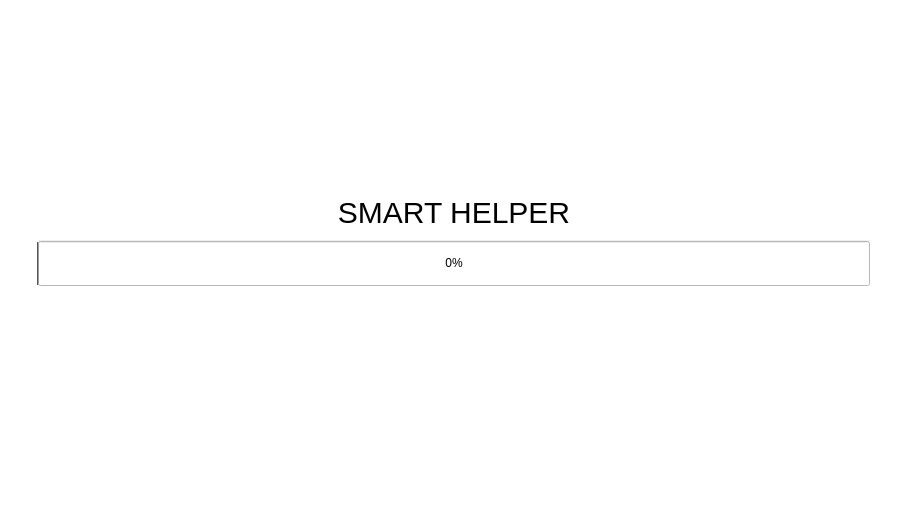
<?xml version="1.0" encoding="UTF-8"?>
<ui version="4.0">
 <class>MainWindow</class>
 <widget class="QMainWindow" name="MainWindow">
  <property name="geometry">
   <rect>
    <x>0</x>
    <y>0</y>
    <width>908</width>
    <height>507</height>
   </rect>
  </property>
  <property name="windowTitle">
   <string>MainWindow</string>
  </property>
  <property name="styleSheet">
   <string notr="true">background-color:white;</string>
  </property>
  <widget class="QWidget" name="centralwidget">
   <layout class="QHBoxLayout" name="horizontalLayout_2">
    <item>
     <widget class="QStackedWidget" name="pageChoose">
      <property name="currentIndex">
       <number>0</number>
      </property>
      <widget class="QWidget" name="page">
       <layout class="QVBoxLayout" name="verticalLayout">
        <item>
         <spacer name="verticalSpacer_3">
          <property name="orientation">
           <enum>Qt::Vertical</enum>
          </property>
          <property name="sizeHint" stdset="0">
           <size>
            <width>20</width>
            <height>40</height>
           </size>
          </property>
         </spacer>
        </item>
        <item>
         <widget class="QLabel" name="label_2">
          <property name="styleSheet">
           <string notr="true">font-size:30px;</string>
          </property>
          <property name="text">
           <string>SMART HELPER</string>
          </property>
          <property name="alignment">
           <set>Qt::AlignCenter</set>
          </property>
         </widget>
        </item>
        <item>
         <widget class="QProgressBar" name="progress">
          <property name="sizePolicy">
           <sizepolicy hsizetype="Expanding" vsizetype="Fixed">
            <horstretch>0</horstretch>
            <verstretch>0</verstretch>
           </sizepolicy>
          </property>
          <property name="minimumSize">
           <size>
            <width>0</width>
            <height>55</height>
           </size>
          </property>
          <property name="maximumSize">
           <size>
            <width>16777215</width>
            <height>16777215</height>
           </size>
          </property>
          <property name="styleSheet">
           <string notr="true">margin: 5px 20px;</string>
          </property>
          <property name="value">
           <number>0</number>
          </property>
          <property name="alignment">
           <set>Qt::AlignCenter</set>
          </property>
          <property name="orientation">
           <enum>Qt::Horizontal</enum>
          </property>
         </widget>
        </item>
        <item>
         <spacer name="verticalSpacer_2">
          <property name="orientation">
           <enum>Qt::Vertical</enum>
          </property>
          <property name="sizeHint" stdset="0">
           <size>
            <width>20</width>
            <height>40</height>
           </size>
          </property>
         </spacer>
        </item>
       </layout>
      </widget>
      <widget class="QWidget" name="page_2">
       <layout class="QVBoxLayout" name="verticalLayout_2">
        <item>
         <widget class="QLabel" name="label">
          <property name="sizePolicy">
           <sizepolicy hsizetype="Preferred" vsizetype="Fixed">
            <horstretch>0</horstretch>
            <verstretch>0</verstretch>
           </sizepolicy>
          </property>
          <property name="minimumSize">
           <size>
            <width>0</width>
            <height>50</height>
           </size>
          </property>
          <property name="styleSheet">
           <string notr="true">background-color: rgb(170, 227, 133);
font: 9pt &quot;MathJax_Size1&quot;;
font-size:40px;
padding-left:10px;</string>
          </property>
          <property name="text">
           <string>&lt;html&gt;&lt;head/&gt;&lt;body&gt;&lt;p&gt;SMART HELPER &lt;span style=&quot; font-weight:600; color:#ffffff;&quot;&gt;+&lt;/span&gt;&lt;/p&gt;&lt;/body&gt;&lt;/html&gt;</string>
          </property>
         </widget>
        </item>
        <item>
         <widget class="QScrollArea" name="scrollArea">
          <property name="widgetResizable">
           <bool>true</bool>
          </property>
          <widget class="QWidget" name="scrollWidget">
           <property name="geometry">
            <rect>
             <x>0</x>
             <y>0</y>
             <width>870</width>
             <height>312</height>
            </rect>
           </property>
           <property name="sizePolicy">
            <sizepolicy hsizetype="Fixed" vsizetype="Preferred">
             <horstretch>0</horstretch>
             <verstretch>0</verstretch>
            </sizepolicy>
           </property>
           <property name="minimumSize">
            <size>
             <width>870</width>
             <height>0</height>
            </size>
           </property>
           <layout class="QVBoxLayout" name="verticalLayout_3">
            <item>
             <spacer name="verticalSpacer">
              <property name="orientation">
               <enum>Qt::Vertical</enum>
              </property>
              <property name="sizeHint" stdset="0">
               <size>
                <width>20</width>
                <height>40</height>
               </size>
              </property>
             </spacer>
            </item>
            <item>
             <layout class="QHBoxLayout" name="horizontalLayout">
              <item>
               <spacer name="horizontalSpacer">
                <property name="orientation">
                 <enum>Qt::Horizontal</enum>
                </property>
                <property name="sizeHint" stdset="0">
                 <size>
                  <width>40</width>
                  <height>20</height>
                 </size>
                </property>
               </spacer>
              </item>
              <item>
               <widget class="QLabel" name="label_3">
                <property name="styleSheet">
                 <string notr="true">background-color:green;
border-radius:15%;
padding: 10px;</string>
                </property>
                <property name="text">
                 <string>TextLabel</string>
                </property>
                <property name="scaledContents">
                 <bool>false</bool>
                </property>
                <property name="alignment">
                 <set>Qt::AlignRight|Qt::AlignTrailing|Qt::AlignVCenter</set>
                </property>
               </widget>
              </item>
             </layout>
            </item>
           </layout>
          </widget>
         </widget>
        </item>
        <item>
         <widget class="QLineEdit" name="textInput">
          <property name="minimumSize">
           <size>
            <width>0</width>
            <height>40</height>
           </size>
          </property>
          <property name="styleSheet">
           <string notr="true">background-color: #D9D9D9;
font-size:30px;
border-radius:20px;
padding-left:7px;</string>
          </property>
          <property name="placeholderText">
           <string>Введите сообщение...</string>
          </property>
         </widget>
        </item>
       </layout>
      </widget>
     </widget>
    </item>
   </layout>
  </widget>
  <widget class="QMenuBar" name="menubar">
   <property name="geometry">
    <rect>
     <x>0</x>
     <y>0</y>
     <width>908</width>
     <height>22</height>
    </rect>
   </property>
  </widget>
  <widget class="QStatusBar" name="statusbar"/>
 </widget>
 <resources/>
 <connections/>
</ui>
